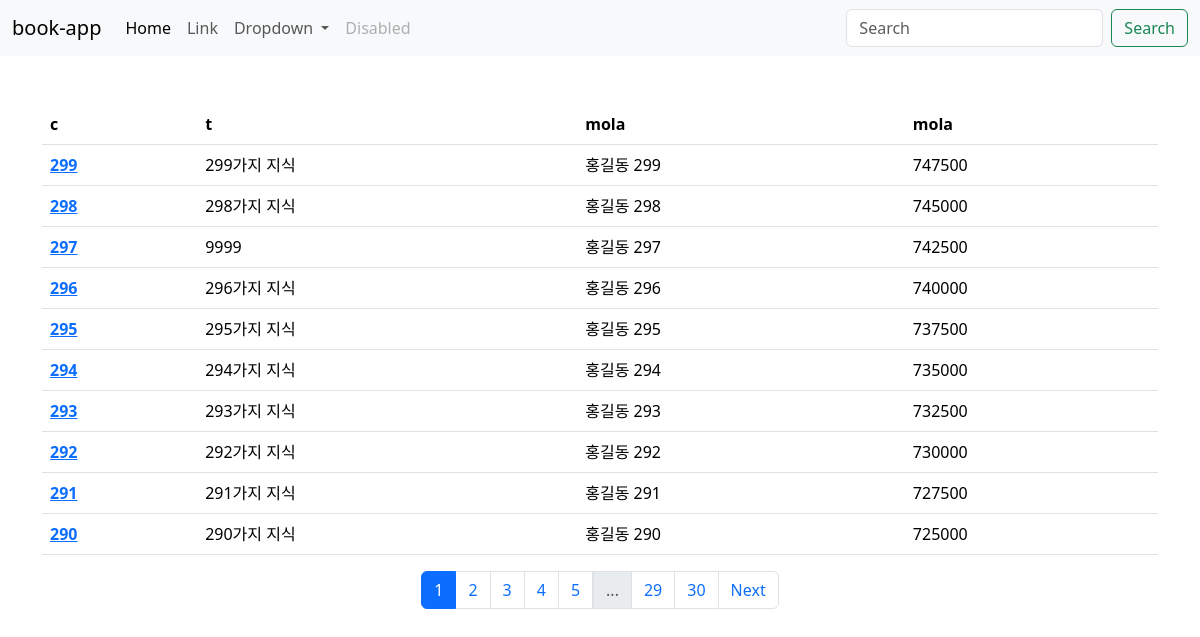
Page /list/ on the committed database.
### book/models.py (models this page shows)
class Book(db.Model):
    code = db.Column(db.Integer, primary_key=True)  # 책 코드번호
    title = db.Column(db.String(100), nullable=False)  # 책 이름
    author = db.Column(db.String(50), nullable=False)  # 작가
    description = db.Column(db.Text())  # 설명
    price = db.Column(db.Integer, nullable=False)

### book/views/book_views.py (the view)
@bp.route("/list/")  # 여기 스타일은 끝에 '/'붙힘
def book_list():
    page = request.args.get("page", type=int, default=1)
    books = Book.query.order_by(Book.code.desc())
    books = books.paginate(page=page, per_page=10)
    return render_template("/book/list.html", books=books)

### book/templates/book/list.html (shortened to what this page needs)
{% extends "base.html" %} {% block content %}
<table class="table">
  <thead>
    <tr>
      <th scope="col">c</th>
      <th scope="col">t</th>
      <th scope="col">mola</th>
      <th scope="col">mola</th>
    </tr>
  </thead>
  <tbody>
    {% for book in books %}
    <tr>
      <th scope="row"><a href="{{url_for('book.book_details', code=book.code)}}">{{book.code}}</a></th>
      <td>{{book.title}}</td>
      <td>{{book.author}}</td>
      <td>{{book.price}}</td>
    </tr>
    {% endfor %}
  </tbody>
</table>
<nav>
  <ul class="pagination justify-content-center">
     {% for page_num in books.iter_pages() %} {% if page_num %}
    <li class="page-item {% if page_num == books.page %} active {% endif %}">
      <a class="page-link" href="?page={{page_num}}" aria-current="page">{{page_num}}</a>
    </li>
    {% else %}
    <li class="disabled"><a class="page-link" href="javascript:void(0)">...</a></li>
    {% endif %} {% endfor %} {% if books.has_next %}
    <li class="page-item"><a class="page-link" href="?page={{books.next_num}}">Next</a></li>
    {% endif %}
  </ul>
</nav>
{% endblock %}

### book/templates/base.html (shortened to what this page needs)
<!DOCTYPE html>
<html lang="en">
  <head>
    <link
      href="https://cdn.jsdelivr.net/npm/bootstrap@5.3.7/dist/css/bootstrap.min.css"
      rel="stylesheet"
    />
  </head>
  <body>
    {% include "navbar.html" %}
    <div class="container mt-5">{% block content %} {% endblock %}</div>
  </body>
</html>

### book/templates/navbar.html (shortened to what this page needs)
<!DOCTYPE html>
<html lang="en">
  <head>
  </head>
  <body>
    <nav class="navbar navbar-expand-lg bg-body-tertiary">
      <div class="container-fluid">
        <a class="navbar-brand" href="#">book-app</a>
        <div class="collapse navbar-collapse" id="navbarSupportedContent">
          <ul class="navbar-nav me-auto mb-2 mb-lg-0">
            <li class="nav-item">
              <a class="nav-link active" aria-current="page" href="#">Home</a>
            </li>
            <li class="nav-item">
              <a class="nav-link" href="#">Link</a>
            </li>
            <li class="nav-item dropdown">
              <a
                class="nav-link dropdown-toggle"
                href="#"
                role="button"
                data-bs-toggle="dropdown"
                aria-expanded="false"
              >
                Dropdown
              </a>
            </li>
            <li class="nav-item">
              <a class="nav-link disabled" aria-disabled="true">Disabled</a>
            </li>
          </ul>
          <form class="d-flex" role="search">
            <input class="form-control me-2" type="search" placeholder="Search" aria-label="Search" />
            <button class="btn btn-outline-success" type="submit">Search</button>
          </form>
        </div>
      </div>
    </nav>
  </body>
</html>

### rows in the picture
Book: code "299", title "299가지 지식", author "홍길동 299", price "747500"
Book: code "298", title "298가지 지식", author "홍길동 298", price "745000"
Book: code "297", title "9999", author "홍길동 297", price "742500"
Book: code "296", title "296가지 지식", author "홍길동 296", price "740000"
Book: code "295", title "295가지 지식", author "홍길동 295", price "737500"
Book: code "294", title "294가지 지식", author "홍길동 294", price "735000"
Book: code "293", title "293가지 지식", author "홍길동 293", price "732500"
Book: code "292", title "292가지 지식", author "홍길동 292", price "730000"
Book: code "291", title "291가지 지식", author "홍길동 291", price "727500"
Book: code "290", title "290가지 지식", author "홍길동 290", price "725000"

### other values in the picture
{{ page_num }} "1" "2" "3" "4" "5" "29" "30"
